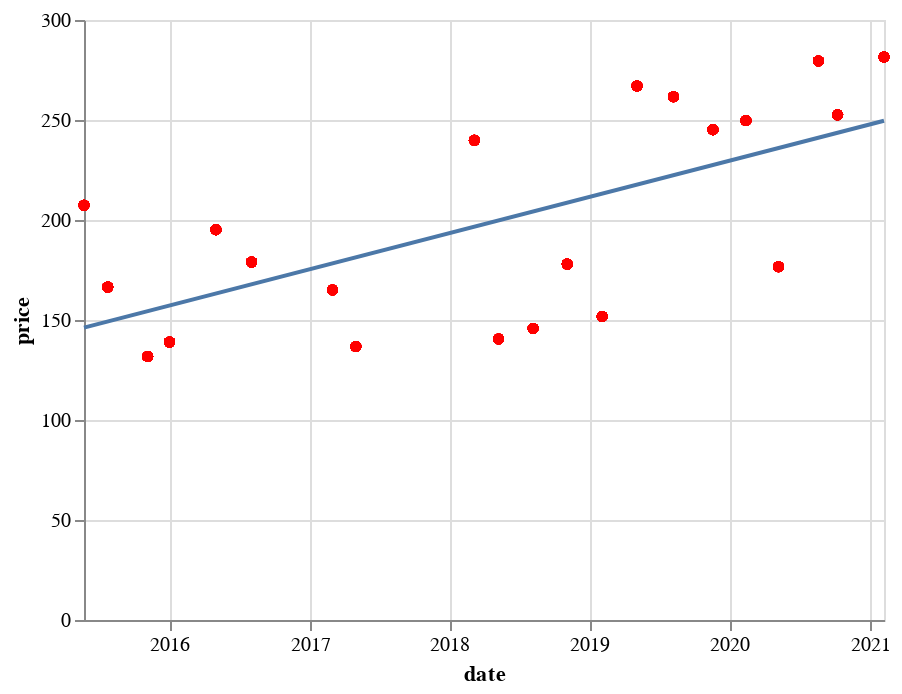

The cell this chart's notebook holds for it:
### Code cell
import altair as alt
listing_pd = listing_pd[listing_pd.price < 1600]
chart = alt.Chart(listing_pd).mark_circle(
    color='red',
    opacity=0.3
    ).encode(
	x=alt.X('date:T'),
	y=alt.Y('price:Q'),
)
chart + chart.transform_regression('date', 'price').mark_line()

### Figure 1 — Vega-Lite specification as saved in the notebook (floating-point values rounded to 4 significant figures; data arrays with more than 128 entries replaced by an {"elided": "..."} marker saying what was removed)
{"config": {"view": {"continuousWidth": 400, "continuousHeight": 300}}, "layer": [{"mark": {"type": "circle", "color": "red", "opacity": 0.3}, "encoding": {"x": {"type": "temporal", "field": "date"}, "y": {"type": "quantitative", "field": "price"}}}, {"mark": "line", "encoding": {"x": {"type": "temporal", "field": "date"}, "y": {"type": "quantitative", "field": "price"}}, "transform": [{"on": "date", "regression": "price"}]}], "data": {"name": "data-03075d776a3919b0f98d1910542271de"}, "$schema": "https://vega.github.io/schema/vega-lite/v4.8.1.json", "datasets": {"data-03075d776a3919b0f98d1910542271de": {"elided": "2100 records"}}}
